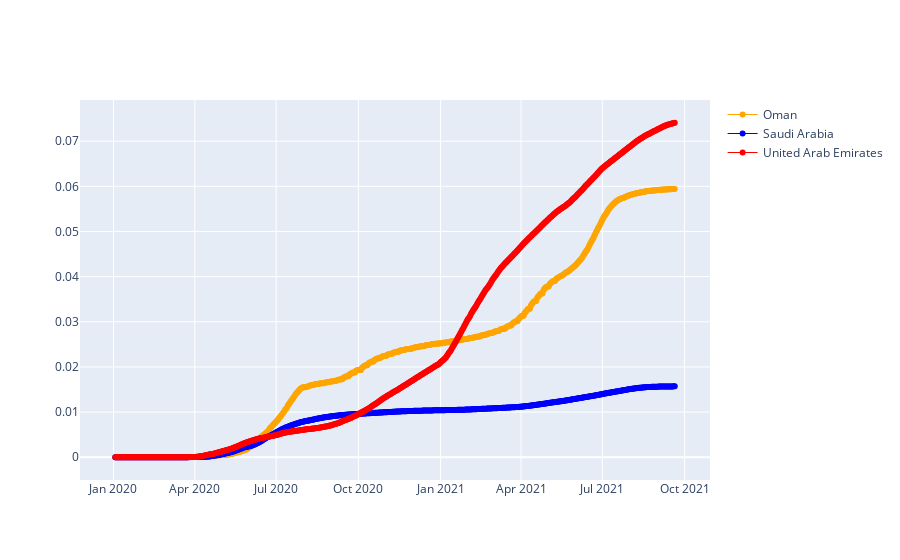

The notebook cell this image was saved under:
### Markdown cell above
<h1>Normalized cumulative data</h1>

### Code cell
fig=go.Figure()
fig.add_trace(go.Scatter(x=dfOman['Date_reported'], y=dfOman['Norm'], mode='lines+markers', name='Oman',line=dict(color='Orange', width=1)))
fig.add_trace(go.Scatter(x=dfSA['Date_reported'],y=dfSA['Norm'], mode='lines+markers', name='Saudi Arabia',line=dict(color='Blue', width=1)))
fig.add_trace(go.Scatter(x=dfUAE['Date_reported'],y=dfUAE['Norm'], mode='lines+markers', name='United Arab Emirates',line=dict(color='Red', width=1)))

fig.update_layout(autotypenumbers='convert types')

fig.show()

### Figure 1 — Plotly figure (JSON) as saved in the notebook; plotly's stock layout.template omitted (floating-point values rounded to 4 significant figures; data arrays with more than 128 entries replaced by an {"elided": "..."} marker saying what was removed)
{"data": [{"line": {"color": "Orange", "width": 1}, "mode": "lines+markers", "name": "Oman", "type": "scatter", "x": {"elided": "543 str values"}, "y": {"elided": "543 float values"}}, {"line": {"color": "Blue", "width": 1}, "mode": "lines+markers", "name": "Saudi Arabia", "type": "scatter", "x": {"elided": "627 str values"}, "y": {"elided": "627 float values"}}, {"line": {"color": "Red", "width": 1}, "mode": "lines+markers", "name": "United Arab Emirates", "type": "scatter", "x": {"elided": "627 str values"}, "y": {"elided": "627 float values"}}], "layout": {"autotypenumbers": "convert types"}}
